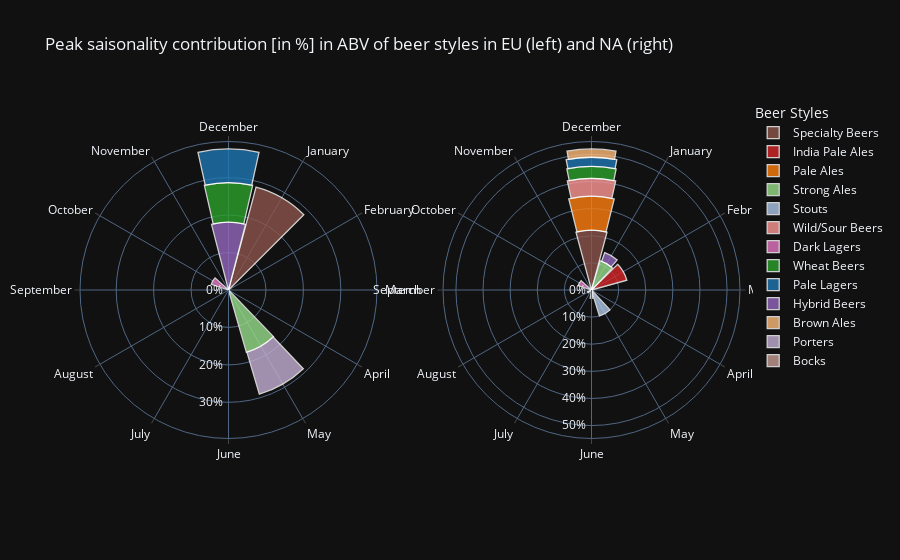

Notebook cell for this chart:
### Code cell
import plotly.graph_objects as go
from plotly.subplots import make_subplots

# Create a dictionary to map month names to corresponding angles
month_angles = {
    'January': 60,
    'February': 30,
    'March': 0,
    'April': 330,
    'May': 300,
    'June': 270,
    'July': 240,
    'August': 210,
    'September': 180,
    'October': 150,
    'November': 120,
    'December': 90
}

# Create traces for EU and NA for each style
traces_EU = []
for val, style in enumerate(max_df_EU['style']):
    trace = go.Barpolar(
        r=max_df_EU[max_df_EU['style'] == style]['normalized_max'],
        theta=[month_angles[month] for month in max_df_EU[max_df_EU['style'] == style]['phase']], 
        text=max_df_EU[max_df_EU['style'] == style]['style'],
        name=style,
        marker_color=max_df_EU[max_df_EU['style'] == style]['hex_color'], 
        marker_line_color="white",
        marker_line_width=1.3,
        opacity=0.8,
        legendgroup=style, # group styles together in legend for both subplots to link the legend with both subplots for interaction
        showlegend=False, # only show legend for NA, since it covers all styles in EU as well
        width=30-val # reduce the width slightly per iteration to narrow it down a bit for the stacked bars
    )
    traces_EU.append(trace)

traces_NA = []
for val, style in enumerate(max_df_NA['style']):
    trace = go.Barpolar(
        r=max_df_NA[max_df_NA['style'] == style]['normalized_max'],
        theta=[month_angles[month] for month in max_df_NA[max_df_NA['style'] == style]['phase']],
        text=max_df_NA[max_df_NA['style'] == style]['style'],
        name=style,
        marker_color=max_df_NA[max_df_NA['style'] == style]['hex_color'],
        marker_line_color="white",
        marker_line_width=1.3,
        opacity=0.8,
        legendgroup=style,
        width=30-val
    )
    traces_NA.append(trace)

# create two subplots for EU and NA using make_subplots
fig = make_subplots(
    rows=1, cols=2,
    specs=[[{"type": "polar"}, {"type": "polar"}]]
)
for trace in traces_EU:
    fig.add_trace(trace, row=1, col=1)
for trace in traces_NA:
    fig.add_trace(trace, row=1, col=2)

# Update layout for EU and NA
fig.update_layout(
    template='plotly_dark',
    polar1=dict(
        radialaxis=dict(range=[0, max_df_EU[max_df_EU['phase'] == 'December'].sum()], tick0=0, dtick=0.1, tickangle=270, angle=270, 
                        tickformat='.0%', hoverformat='.2%'), 
        # NOTE: tick format for better readability, hover format for higher accuracy when hovering over the bars, also tick in -y direction to not obscure any bars
        angularaxis=dict(showticklabels=True, ticks='outside', tickvals=list(month_angles.values()), ticktext=list(month_angles.keys()))
    ),
    polar2=dict(
        radialaxis=dict(range=[0, max_df_NA[max_df_NA['phase'] == 'December'].sum()], tick0=0, dtick=0.1, tickangle=270, angle=270, 
                        tickformat='.0%', hoverformat='.2%'),
        angularaxis=dict(showticklabels=True, ticks='outside', tickvals=list(month_angles.values()), ticktext=list(month_angles.keys()))
    ),
    # subplot titles unsuited for this, because of spacing issue due to printing the months outside the plot
    title_text='Peak saisonality contribution [in %] in ABV of beer styles in EU (left) and NA (right)', 
    barmode='stack', # stacked barplot 
    legend_title="Beer Styles",
    legend_tracegroupgap=0 # minimise gap between legend entries which is by default increased due to grouping
)

fig.write_html("peak_saisonality.html") # save as html
fig.show()

### Figure 1 — Plotly figure (JSON) as saved in the notebook; plotly's stock layout.template omitted (floating-point values rounded to 4 significant figures)
{"data": [{"legendgroup": "Specialty Beers", "marker": {"color": ["#8C564B"], "line": {"color": "white", "width": 1.3}}, "name": "Specialty Beers", "opacity": 0.8, "r": [0.2845], "showlegend": false, "subplot": "polar", "text": ["Specialty Beers"], "theta": [60], "type": "barpolar", "width": 30}, {"legendgroup": "Hybrid Beers", "marker": {"color": ["#9467BD"], "line": {"color": "white", "width": 1.3}}, "name": "Hybrid Beers", "opacity": 0.8, "r": [0.1812], "showlegend": false, "subplot": "polar", "text": ["Hybrid Beers"], "theta": [90], "type": "barpolar", "width": 29}, {"legendgroup": "Strong Ales", "marker": {"color": ["#98DF8A"], "line": {"color": "white", "width": 1.3}}, "name": "Strong Ales", "opacity": 0.8, "r": [0.1731], "showlegend": false, "subplot": "polar", "text": ["Strong Ales"], "theta": [300], "type": "barpolar", "width": 28}, {"legendgroup": "Porters", "marker": {"color": ["#C5B0D5"], "line": {"color": "white", "width": 1.3}}, "name": "Porters", "opacity": 0.8, "r": [0.1172], "showlegend": false, "subplot": "polar", "text": ["Porters"], "theta": [300], "type": "barpolar", "width": 27}, {"legendgroup": "Wheat Beers", "marker": {"color": ["#2CA02C"], "line": {"color": "white", "width": 1.3}}, "name": "Wheat Beers", "opacity": 0.8, "r": [0.1057], "showlegend": false, "subplot": "polar", "text": ["Wheat Beers"], "theta": [90], "type": "barpolar", "width": 26}, {"legendgroup": "Pale Lagers", "marker": {"color": ["#1F77B4"], "line": {"color": "white", "width": 1.3}}, "name": "Pale Lagers", "opacity": 0.8, "r": [0.08993], "showlegend": false, "subplot": "polar", "text": ["Pale Lagers"], "theta": [90], "type": "barpolar", "width": 25}, {"legendgroup": "Dark Lagers", "marker": {"color": ["#E377C2"], "line": {"color": "white", "width": 1.3}}, "name": "Dark Lagers", "opacity": 0.8, "r": [0.04849], "showlegend": false, "subplot": "polar", "text": ["Dark Lagers"], "theta": [150], "type": "barpolar", "width": 24}, {"legendgroup": "Specialty Beers", "marker": {"color": ["#8C564B"], "line": {"color": "white", "width": 1.3}}, "name": "Specialty Beers", "opacity": 0.8, "r": [0.221], "subplot": "polar2", "text": ["Specialty Beers"], "theta": [90], "type": "barpolar", "width": 30}, {"legendgroup": "India Pale Ales", "marker": {"color": ["#D62728"], "line": {"color": "white", "width": 1.3}}, "name": "India Pale Ales", "opacity": 0.8, "r": [0.1351], "subplot": "polar2", "text": ["India Pale Ales"], "theta": [30], "type": "barpolar", "width": 29}, {"legendgroup": "Pale Ales", "marker": {"color": ["#FF7F0E"], "line": {"color": "white", "width": 1.3}}, "name": "Pale Ales", "opacity": 0.8, "r": [0.1251], "subplot": "polar2", "text": ["Pale Ales"], "theta": [90], "type": "barpolar", "width": 28}, {"legendgroup": "Strong Ales", "marker": {"color": ["#98DF8A"], "line": {"color": "white", "width": 1.3}}, "name": "Strong Ales", "opacity": 0.8, "r": [0.1121], "subplot": "polar2", "text": ["Strong Ales"], "theta": [60], "type": "barpolar", "width": 27}, {"legendgroup": "Stouts", "marker": {"color": ["#AEC7E8"], "line": {"color": "white", "width": 1.3}}, "name": "Stouts", "opacity": 0.8, "r": [0.1002], "subplot": "polar2", "text": ["Stouts"], "theta": [300], "type": "barpolar", "width": 26}, {"legendgroup": "Wild/Sour Beers", "marker": {"color": ["#FF9896"], "line": {"color": "white", "width": 1.3}}, "name": "Wild/Sour Beers", "opacity": 0.8, "r": [0.06585], "subplot": "polar2", "text": ["Wild/Sour Beers"], "theta": [90], "type": "barpolar", "width": 25}, {"legendgroup": "Dark Lagers", "marker": {"color": ["#E377C2"], "line": {"color": "white", "width": 1.3}}, "name": "Dark Lagers", "opacity": 0.8, "r": [0.05176], "subplot": "polar2", "text": ["Dark Lagers"], "theta": [150], "type": "barpolar", "width": 24}, {"legendgroup": "Wheat Beers", "marker": {"color": ["#2CA02C"], "line": {"color": "white", "width": 1.3}}, "name": "Wheat Beers", "opacity": 0.8, "r": [0.04371], "subplot": "polar2", "text": ["Wheat Beers"], "theta": [90], "type": "barpolar", "width": 23}, {"legendgroup": "Pale Lagers", "marker": {"color": ["#1F77B4"], "line": {"color": "white", "width": 1.3}}, "name": "Pale Lagers", "opacity": 0.8, "r": [0.03383], "subplot": "polar2", "text": ["Pale Lagers"], "theta": [90], "type": "barpolar", "width": 22}, {"legendgroup": "Hybrid Beers", "marker": {"color": ["#9467BD"], "line": {"color": "white", "width": 1.3}}, "name": "Hybrid Beers", "opacity": 0.8, "r": [0.03382], "subplot": "polar2", "text": ["Hybrid Beers"], "theta": [60], "type": "barpolar", "width": 21}, {"legendgroup": "Brown Ales", "marker": {"color": ["#FFBB78"], "line": {"color": "white", "width": 1.3}}, "name": "Brown Ales", "opacity": 0.8, "r": [0.0308], "subplot": "polar2", "text": ["Brown Ales"], "theta": [90], "type": "barpolar", "width": 20}, {"legendgroup": "Porters", "marker": {"color": ["#C5B0D5"], "line": {"color": "white", "width": 1.3}}, "name": "Porters", "opacity": 0.8, "r": [0.03069], "subplot": "polar2", "text": ["Porters"], "theta": [270], "type": "barpolar", "width": 19}, {"legendgroup": "Bocks", "marker": {"color": ["#C49C94"], "line": {"color": "white", "width": 1.3}}, "name": "Bocks", "opacity": 0.8, "r": [0.01602], "subplot": "polar2", "text": ["Bocks"], "theta": [210], "type": "barpolar", "width": 18}], "layout": {"barmode": "stack", "legend": {"title": {"text": "Beer Styles"}, "tracegroupgap": 0}, "polar": {"angularaxis": {"showticklabels": true, "ticks": "outside", "ticktext": ["January", "February", "March", "April", "May", "June", "July", "August", "September", "October", "November", "December"], "tickvals": [60, 30, 0, 330, 300, 270, 240, 210, 180, 150, 120, 90]}, "domain": {"x": [0, 0.45], "y": [0, 1]}, "radialaxis": {"angle": -90, "dtick": 0.1, "hoverformat": ".2%", "range": [0, ["Hybrid BeersWheat BeersPale Lagers", 13.06, 195, [0.5804, 0.4039, 0.7412, 0.1725, 0.6275, 0.1725, 0.1216, 0.4667, 0.7059], "DecemberDecemberDecember", 826919, 0.2584, 0.3768, "#9467BD#2CA02C#1F77B4"]], "tick0": 0, "tickangle": -90, "tickformat": ".0%"}}, "polar2": {"angularaxis": {"showticklabels": true, "ticks": "outside", "ticktext": ["January", "February", "March", "April", "May", "June", "July", "August", "September", "October", "November", "December"], "tickvals": [60, 30, 0, 330, 300, 270, 240, 210, 180, 150, 120, 90]}, "domain": {"x": [0.55, 1], "y": [0, 1]}, "radialaxis": {"angle": -90, "dtick": 0.1, "hoverformat": ".2%", "range": [0, ["Specialty BeersPale AlesWild/Sour BeersWheat BeersPale LagersBrown Ales", 47.16, 390, [0.549, 0.3373, 0.2941, 1, 0.498, 0.0549, 1, 0.5961, 0.5882, 0.1725, 0.6275, 0.1725, 0.1216, 0.4667, 0.7059, 1, 0.7333, 0.4706], "DecemberDecemberDecemberDecemberDecemberDecember", 4435967, 0.4064, 0.5203, "#8C564B#FF7F0E#FF9896#2CA02C#1F77B4#FFBB78"]], "tick0": 0, "tickangle": -90, "tickformat": ".0%"}}, "title": {"text": "Peak saisonality contribution [in %] in ABV of beer styles in EU (left) and NA (right)"}}}
